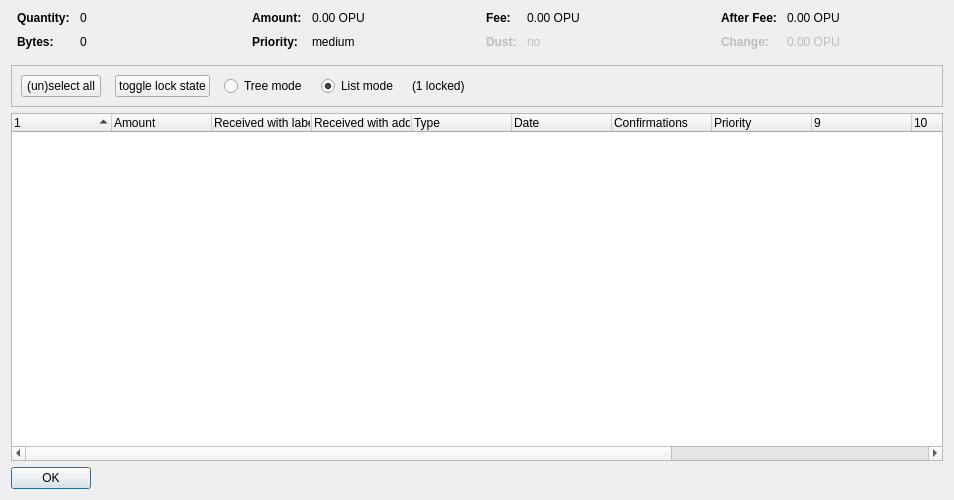
<?xml version="1.0" encoding="UTF-8"?>
<ui version="4.0">
 <class>CoinControlDialog</class>
 <widget class="QDialog" name="CoinControlDialog">
  <property name="geometry">
   <rect>
    <x>0</x>
    <y>0</y>
    <width>954</width>
    <height>500</height>
   </rect>
  </property>
  <property name="windowTitle">
   <string>Coin Selection</string>
  </property>
  <layout class="QVBoxLayout" name="verticalLayout">
   <item>
    <layout class="QHBoxLayout" name="horizontalLayoutTop" stretch="0,0,0,0">
     <property name="topMargin">
      <number>0</number>
     </property>
     <property name="bottomMargin">
      <number>10</number>
     </property>
     <item>
      <layout class="QFormLayout" name="formLayoutCoinControl1">
       <property name="horizontalSpacing">
        <number>10</number>
       </property>
       <property name="verticalSpacing">
        <number>10</number>
       </property>
       <property name="leftMargin">
        <number>6</number>
       </property>
       <property name="rightMargin">
        <number>6</number>
       </property>
       <item row="0" column="0">
        <widget class="QLabel" name="labelCoinControlQuantityText">
         <property name="font">
          <font>
           <weight>75</weight>
           <bold>true</bold>
          </font>
         </property>
         <property name="text">
          <string>Quantity:</string>
         </property>
        </widget>
       </item>
       <item row="0" column="1">
        <widget class="QLabel" name="labelCoinControlQuantity">
         <property name="cursor">
          <cursorShape>IBeamCursor</cursorShape>
         </property>
         <property name="contextMenuPolicy">
          <enum>Qt::ActionsContextMenu</enum>
         </property>
         <property name="text">
          <string notr="true">0</string>
         </property>
         <property name="textInteractionFlags">
          <set>Qt::LinksAccessibleByMouse|Qt::TextSelectableByKeyboard|Qt::TextSelectableByMouse</set>
         </property>
        </widget>
       </item>
       <item row="1" column="0">
        <widget class="QLabel" name="labelCoinControlBytesText">
         <property name="font">
          <font>
           <weight>75</weight>
           <bold>true</bold>
          </font>
         </property>
         <property name="text">
          <string>Bytes:</string>
         </property>
        </widget>
       </item>
       <item row="1" column="1">
        <widget class="QLabel" name="labelCoinControlBytes">
         <property name="cursor">
          <cursorShape>IBeamCursor</cursorShape>
         </property>
         <property name="contextMenuPolicy">
          <enum>Qt::ActionsContextMenu</enum>
         </property>
         <property name="text">
          <string notr="true">0</string>
         </property>
         <property name="textInteractionFlags">
          <set>Qt::LinksAccessibleByMouse|Qt::TextSelectableByKeyboard|Qt::TextSelectableByMouse</set>
         </property>
        </widget>
       </item>
      </layout>
     </item>
     <item>
      <layout class="QFormLayout" name="formLayoutCoinControl2">
       <property name="horizontalSpacing">
        <number>10</number>
       </property>
       <property name="verticalSpacing">
        <number>10</number>
       </property>
       <property name="leftMargin">
        <number>6</number>
       </property>
       <property name="rightMargin">
        <number>6</number>
       </property>
       <item row="0" column="0">
        <widget class="QLabel" name="labelCoinControlAmountText">
         <property name="font">
          <font>
           <weight>75</weight>
           <bold>true</bold>
          </font>
         </property>
         <property name="text">
          <string>Amount:</string>
         </property>
        </widget>
       </item>
       <item row="0" column="1">
        <widget class="QLabel" name="labelCoinControlAmount">
         <property name="cursor">
          <cursorShape>IBeamCursor</cursorShape>
         </property>
         <property name="contextMenuPolicy">
          <enum>Qt::ActionsContextMenu</enum>
         </property>
         <property name="text">
          <string notr="true">0.00 OPU</string>
         </property>
         <property name="textInteractionFlags">
          <set>Qt::LinksAccessibleByMouse|Qt::TextSelectableByKeyboard|Qt::TextSelectableByMouse</set>
         </property>
        </widget>
       </item>
       <item row="1" column="0">
        <widget class="QLabel" name="labelCoinControlPriorityText">
         <property name="font">
          <font>
           <weight>75</weight>
           <bold>true</bold>
          </font>
         </property>
         <property name="text">
          <string>Priority:</string>
         </property>
        </widget>
       </item>
       <item row="1" column="1">
        <widget class="QLabel" name="labelCoinControlPriority">
         <property name="cursor">
          <cursorShape>IBeamCursor</cursorShape>
         </property>
         <property name="contextMenuPolicy">
          <enum>Qt::ActionsContextMenu</enum>
         </property>
         <property name="text">
          <string>medium</string>
         </property>
         <property name="textInteractionFlags">
          <set>Qt::LinksAccessibleByMouse|Qt::TextSelectableByKeyboard|Qt::TextSelectableByMouse</set>
         </property>
        </widget>
       </item>
      </layout>
     </item>
     <item>
      <layout class="QFormLayout" name="formLayoutCoinControl3">
       <property name="horizontalSpacing">
        <number>10</number>
       </property>
       <property name="verticalSpacing">
        <number>10</number>
       </property>
       <property name="leftMargin">
        <number>6</number>
       </property>
       <property name="rightMargin">
        <number>6</number>
       </property>
       <item row="0" column="0">
        <widget class="QLabel" name="labelCoinControlFeeText">
         <property name="font">
          <font>
           <weight>75</weight>
           <bold>true</bold>
          </font>
         </property>
         <property name="text">
          <string>Fee:</string>
         </property>
        </widget>
       </item>
       <item row="0" column="1">
        <widget class="QLabel" name="labelCoinControlFee">
         <property name="cursor">
          <cursorShape>IBeamCursor</cursorShape>
         </property>
         <property name="contextMenuPolicy">
          <enum>Qt::ActionsContextMenu</enum>
         </property>
         <property name="text">
          <string notr="true">0.00 OPU</string>
         </property>
         <property name="textInteractionFlags">
          <set>Qt::LinksAccessibleByMouse|Qt::TextSelectableByKeyboard|Qt::TextSelectableByMouse</set>
         </property>
        </widget>
       </item>
       <item row="1" column="0">
        <widget class="QLabel" name="labelCoinControlLowOutputText">
         <property name="enabled">
          <bool>false</bool>
         </property>
         <property name="font">
          <font>
           <weight>75</weight>
           <bold>true</bold>
          </font>
         </property>
         <property name="text">
          <string>Dust:</string>
         </property>
        </widget>
       </item>
       <item row="1" column="1">
        <widget class="QLabel" name="labelCoinControlLowOutput">
         <property name="enabled">
          <bool>false</bool>
         </property>
         <property name="cursor">
          <cursorShape>IBeamCursor</cursorShape>
         </property>
         <property name="contextMenuPolicy">
          <enum>Qt::ActionsContextMenu</enum>
         </property>
         <property name="text">
          <string>no</string>
         </property>
         <property name="textInteractionFlags">
          <set>Qt::LinksAccessibleByMouse|Qt::TextSelectableByKeyboard|Qt::TextSelectableByMouse</set>
         </property>
        </widget>
       </item>
      </layout>
     </item>
     <item>
      <layout class="QFormLayout" name="formLayoutCoinControl4">
       <property name="horizontalSpacing">
        <number>10</number>
       </property>
       <property name="verticalSpacing">
        <number>10</number>
       </property>
       <property name="leftMargin">
        <number>6</number>
       </property>
       <property name="rightMargin">
        <number>6</number>
       </property>
       <item row="0" column="0">
        <widget class="QLabel" name="labelCoinControlAfterFeeText">
         <property name="font">
          <font>
           <weight>75</weight>
           <bold>true</bold>
          </font>
         </property>
         <property name="text">
          <string>After Fee:</string>
         </property>
        </widget>
       </item>
       <item row="0" column="1">
        <widget class="QLabel" name="labelCoinControlAfterFee">
         <property name="cursor">
          <cursorShape>IBeamCursor</cursorShape>
         </property>
         <property name="contextMenuPolicy">
          <enum>Qt::ActionsContextMenu</enum>
         </property>
         <property name="text">
          <string notr="true">0.00 OPU</string>
         </property>
         <property name="textInteractionFlags">
          <set>Qt::LinksAccessibleByMouse|Qt::TextSelectableByKeyboard|Qt::TextSelectableByMouse</set>
         </property>
        </widget>
       </item>
       <item row="1" column="0">
        <widget class="QLabel" name="labelCoinControlChangeText">
         <property name="enabled">
          <bool>false</bool>
         </property>
         <property name="font">
          <font>
           <weight>75</weight>
           <bold>true</bold>
          </font>
         </property>
         <property name="text">
          <string>Change:</string>
         </property>
        </widget>
       </item>
       <item row="1" column="1">
        <widget class="QLabel" name="labelCoinControlChange">
         <property name="enabled">
          <bool>false</bool>
         </property>
         <property name="cursor">
          <cursorShape>IBeamCursor</cursorShape>
         </property>
         <property name="contextMenuPolicy">
          <enum>Qt::ActionsContextMenu</enum>
         </property>
         <property name="text">
          <string notr="true">0.00 OPU</string>
         </property>
         <property name="textInteractionFlags">
          <set>Qt::LinksAccessibleByMouse|Qt::TextSelectableByKeyboard|Qt::TextSelectableByMouse</set>
         </property>
        </widget>
       </item>
      </layout>
     </item>
    </layout>
   </item>
   <item>
    <widget class="QFrame" name="frame">
     <property name="minimumSize">
      <size>
       <width>0</width>
       <height>40</height>
      </size>
     </property>
     <property name="frameShape">
      <enum>QFrame::StyledPanel</enum>
     </property>
     <property name="frameShadow">
      <enum>QFrame::Sunken</enum>
     </property>
     <layout class="QHBoxLayout" name="horizontalLayout">
      <item>
       <layout class="QHBoxLayout" name="horizontalLayoutPanel" stretch="0,0,0,0,0,0">
        <property name="spacing">
         <number>14</number>
        </property>
        <item>
         <widget class="QPushButton" name="pushButtonSelectAll">
          <property name="sizePolicy">
           <sizepolicy hsizetype="Maximum" vsizetype="Fixed">
            <horstretch>0</horstretch>
            <verstretch>0</verstretch>
           </sizepolicy>
          </property>
          <property name="text">
           <string>(un)select all</string>
          </property>
          <property name="autoDefault">
           <bool>false</bool>
          </property>
         </widget>
        </item>
        <item>
         <widget class="QPushButton" name="pushButtonToggleLock">
          <property name="sizePolicy">
           <sizepolicy hsizetype="Maximum" vsizetype="Fixed">
            <horstretch>0</horstretch>
            <verstretch>0</verstretch>
           </sizepolicy>
          </property>
          <property name="text">
           <string>toggle lock state</string>
          </property>
          <property name="autoDefault">
           <bool>false</bool>
          </property>
         </widget>
        </item>
        <item>
         <widget class="QRadioButton" name="radioTreeMode">
          <property name="sizePolicy">
           <sizepolicy hsizetype="Maximum" vsizetype="Fixed">
            <horstretch>0</horstretch>
            <verstretch>0</verstretch>
           </sizepolicy>
          </property>
          <property name="text">
           <string>Tree mode</string>
          </property>
         </widget>
        </item>
        <item>
         <widget class="QRadioButton" name="radioListMode">
          <property name="sizePolicy">
           <sizepolicy hsizetype="Maximum" vsizetype="Fixed">
            <horstretch>0</horstretch>
            <verstretch>0</verstretch>
           </sizepolicy>
          </property>
          <property name="text">
           <string>List mode</string>
          </property>
          <property name="checked">
           <bool>true</bool>
          </property>
         </widget>
        </item>
        <item>
         <widget class="QLabel" name="labelLocked">
          <property name="text">
           <string>(1 locked)</string>
          </property>
         </widget>
        </item>
        <item>
         <spacer name="horizontalSpacer">
          <property name="orientation">
           <enum>Qt::Horizontal</enum>
          </property>
          <property name="sizeHint" stdset="0">
           <size>
            <width>40</width>
            <height>20</height>
           </size>
          </property>
         </spacer>
        </item>
       </layout>
      </item>
     </layout>
    </widget>
   </item>
   <item>
    <widget class="CoinControlTreeWidget" name="treeWidget">
     <property name="contextMenuPolicy">
      <enum>Qt::CustomContextMenu</enum>
     </property>
     <property name="sortingEnabled">
      <bool>false</bool>
     </property>
     <property name="columnCount">
      <number>13</number>
     </property>
     <attribute name="headerShowSortIndicator" stdset="0">
      <bool>true</bool>
     </attribute>
     <attribute name="headerStretchLastSection">
      <bool>false</bool>
     </attribute>
     <column>
      <property name="text">
       <string/>
      </property>
     </column>
     <column>
      <property name="text">
       <string>Amount</string>
      </property>
     </column>
     <column>
      <property name="text">
       <string>Received with label</string>
      </property>
     </column>
     <column>
      <property name="text">
       <string>Received with address</string>
      </property>
     </column>
     <column>
      <property name="text">
	<string>Type</string>
      </property>
     </column>
     <column>
      <property name="text">	 
       <string>Date</string>
      </property>
     </column>
     <column>
      <property name="text">
       <string>Confirmations</string>
      </property>
      <property name="toolTip">
       <string>Confirmed</string>
      </property>
     </column>
     <column>
      <property name="text">
       <string>Priority</string>
      </property>
     </column>
     <column>
      <property name="text">
       <string/>
      </property>
     </column>
     <column>
      <property name="text">
       <string/>
      </property>
     </column>
     <column>
      <property name="text">
       <string/>
      </property>
     </column>
     <column>
      <property name="text">
       <string/>
      </property>
     </column>
     <column>
      <property name="text">
       <string/>
      </property>
     </column>
    </widget>
   </item>
   <item>
    <widget class="QDialogButtonBox" name="buttonBox">
     <property name="sizePolicy">
      <sizepolicy hsizetype="Maximum" vsizetype="Fixed">
       <horstretch>0</horstretch>
       <verstretch>0</verstretch>
      </sizepolicy>
     </property>
     <property name="orientation">
      <enum>Qt::Horizontal</enum>
     </property>
     <property name="standardButtons">
      <set>QDialogButtonBox::Ok</set>
     </property>
    </widget>
   </item>
  </layout>
 </widget>
 <customwidgets>
  <customwidget>
   <class>CoinControlTreeWidget</class>
   <extends>QTreeWidget</extends>
   <header>coincontroltreewidget.h</header>
  </customwidget>
 </customwidgets>
 <resources/>
 <connections/>
</ui>
